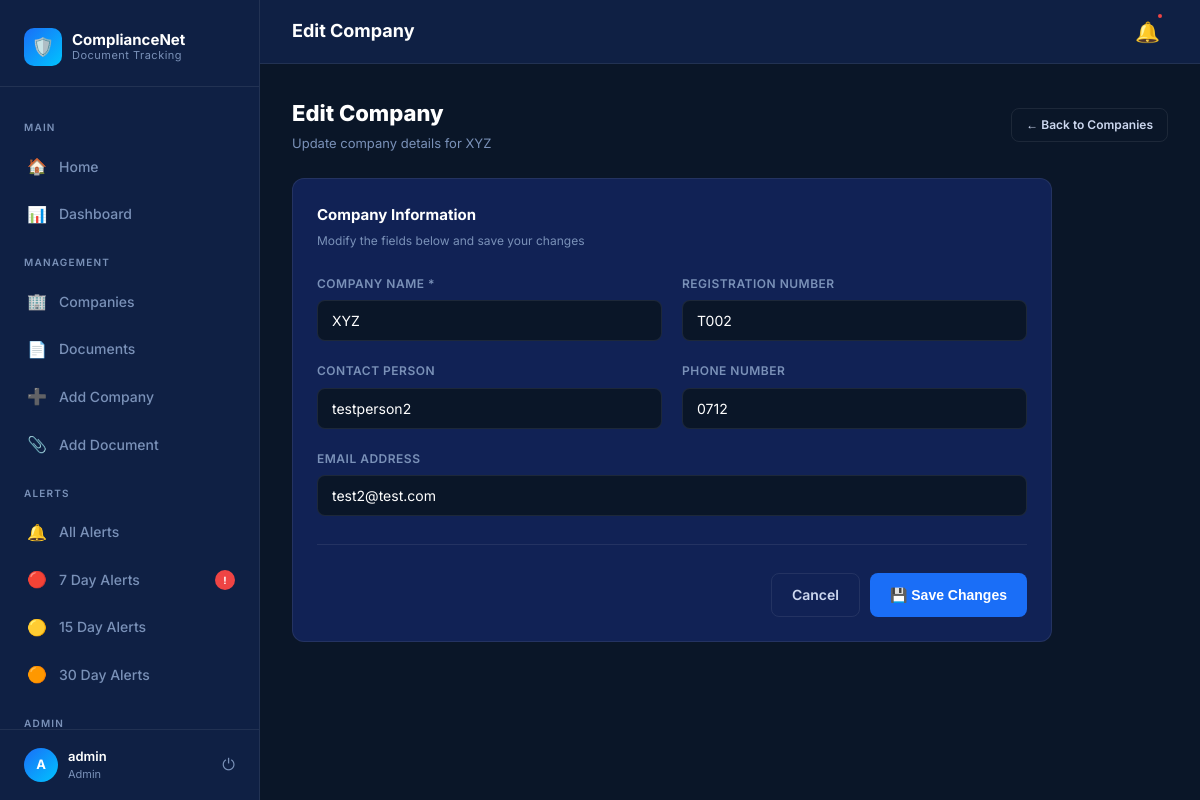
Page /edit-company/4 (signed in) on the committed database.
### tables this page shows
CREATE TABLE companies (
    id INTEGER PRIMARY KEY AUTOINCREMENT,
    company_name TEXT NOT NULL,
    registration_number TEXT,
    address TEXT,
    contact_person TEXT,
    phone TEXT,
    email TEXT
);

### app.py (the view, shortened to what this page needs)
@app.route('/edit-company/<int:id>', methods=['GET', 'POST'])
def edit_company(id):
    if not admin_required():
        return "Access Denied"
    conn = sqlite3.connect('company.db')
    conn.row_factory = sqlite3.Row
    company = conn.execute(
        "SELECT * FROM companies WHERE id=?",
        (id,)
    ).fetchone()
    conn.close()
    return render_template(
        'edit_company.html',
        company=company
    )

### app.py (called while the page is built)
def admin_required():
    if session.get('role') != 'admin':
        return False
    return True

### templates/edit_company.html (shortened to what this page needs)
{% extends 'base.html' %}
{% block topbar_title %}Edit Company{% endblock %}
{% block content %}
<div class="page-header">
  <div>
    <h1>Edit Company</h1>
    <p>Update company details for {{ company.company_name }}</p>
  </div>
  <a href="/companies" class="btn btn-outline btn-sm">← Back to Companies</a>
</div>
<div class="card" style="max-width:760px">
  <div style="margin-bottom:24px">
    <div class="card-title">Company Information</div>
    <div class="card-sub">Modify the fields below and save your changes</div>
  </div>
  <form method="POST">
    <div class="form-grid">
      <div class="form-group">
        <label class="form-label">Company Name *</label>
        <input type="text" name="company_name" class="form-control" value="{{ company.company_name }}" required/>
      </div>
      <div class="form-group">
        <label class="form-label">Registration Number</label>
        <input type="text" name="registration_number" class="form-control" value="{{ company.registration_number }}"/>
      </div>
      <div class="form-group">
        <label class="form-label">Contact Person</label>
        <input type="text" name="contact_person" class="form-control" value="{{ company.contact_person }}"/>
      </div>
      <div class="form-group">
        <label class="form-label">Phone Number</label>
        <input type="text" name="phone" class="form-control" value="{{ company.phone }}"/>
      </div>
      <div class="form-group form-full">
        <label class="form-label">Email Address</label>
        <input type="email" name="email" class="form-control" value="{{ company.email }}"/>
      </div>
    </div>
    <hr class="section-divider"/>
    <div style="display:flex;gap:10px;justify-content:flex-end">
      <a href="/companies" class="btn btn-outline">Cancel</a>
      <button type="submit" class="btn btn-primary">💾 Save Changes</button>
    </div>
  </form>
</div>
{% endblock %}

### templates/base.html (style rules this page uses)
*, *::before, *::after { box-sizing: border-box; margin: 0; padding: 0; }
:root { --navy: #0a1628; --navy-mid: #0f2044; --navy-card: #112255; --navy-light:#1a3066; --blue: #1a6ef7; --blue-light:#3d8ef8; --blue-glow: rgba(26,110,247,0.18); --cyan: #00c4ff; --white: #ffffff; --text: #cdd8f0; --muted: #7a91b8; --border: rgba(255,255,255,0.08); --red: #ef4444; --yellow: #f59e0b; --green: #10b981; --radius: 12px; --radius-sm: 8px; --shadow: 0 4px 24px rgba(0,0,0,0.4); }
html, body { height: 100%; font-family: 'Inter', sans-serif; background: var(--navy); color: var(--white); line-height: 1.6; }
a { color: inherit; text-decoration: none; }
.card { background: var(--navy-card); border: 1px solid var(--border); border-radius: var(--radius); padding: 24px; }
.card-title { font-size: 15px; font-weight: 700; color: var(--white); margin-bottom: 4px; }
.card-sub { font-size: 12px; color: var(--muted); }
.btn { display: inline-flex; align-items: center; gap: 8px; padding: 10px 20px; font-size: 14px; font-weight: 600; border-radius: var(--radius-sm); border: none; cursor: pointer; transition: all 0.2s; white-space: nowrap; }
.btn-primary { background: var(--blue); color: #fff; }
.btn-outline { background: transparent; border: 1px solid var(--border); color: var(--text); }
.btn-sm { padding: 6px 14px; font-size: 12px; }
.form-grid { display: grid; grid-template-columns: 1fr 1fr; gap: 20px; }
.form-full { grid-column: 1 / -1; }
.form-group { display: flex; flex-direction: column; gap: 7px; }
.form-label { font-size: 12px; font-weight: 600; color: var(--muted); letter-spacing: 0.5px; text-transform: uppercase; }
.form-control { background: var(--navy); border: 1px solid var(--border); border-radius: var(--radius-sm); padding: 11px 14px; color: var(--white); font-size: 14px; font-family: 'Inter', sans-serif; transition: border-color 0.2s; width: 100%; }
.form-control::placeholder { color: var(--muted); }
.page-header { display: flex; align-items: center; justify-content: space-between; margin-bottom: 24px; }
.page-header h1 { font-size: 22px; font-weight: 800; color: var(--white); }
.page-header p { font-size: 13px; color: var(--muted); margin-top: 2px; }
.section-divider { border: none; border-top: 1px solid var(--border); margin: 28px 0; }

### rows in the picture
companies: company_name "XYZ", registration_number "T002", contact_person "testperson2", phone "0712", email "test2@test.com"

### other values in the picture
{{ session.get('username', 'U')[0]|upper }} "A"
{{ session.get('username', 'User') }} "admin"
{{ session.get('role', 'staff') }} "Admin"
